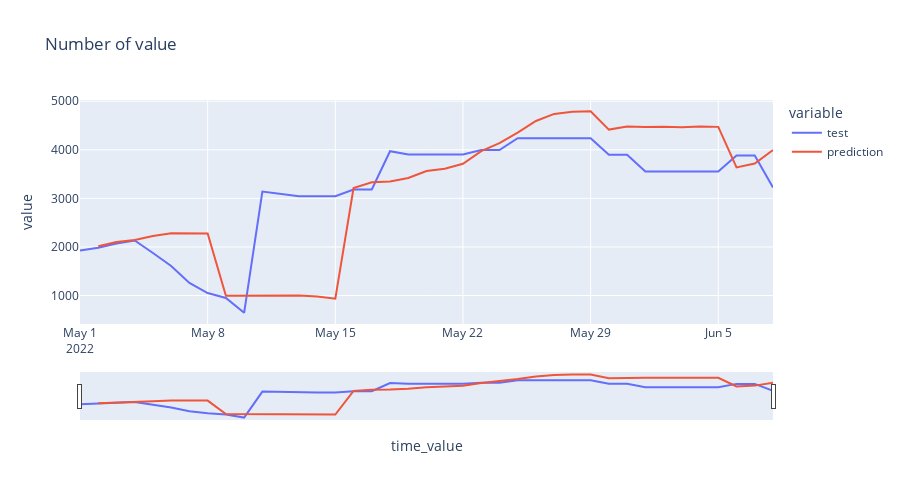

Notebook source saved alongside this figure:
### Code cell
# Interactive plot of predictions
# ==============================================================================
data_plot = pd.DataFrame({
                'test': data_test['value'],
                'prediction': predictions['pred'],
                 })
data_plot.index.name = 'time_value'

fig = px.line(
    data_frame = data_plot.reset_index(),
    x      = 'time_value',
    y      = data_plot.columns,
    title  = 'Number of value',
    width  = 900,
    height = 500
    )

fig.update_xaxes(rangeslider_visible=True)
fig.show()

### Figure 1 — Plotly figure (JSON) as saved in the notebook; plotly's stock layout.template omitted (floating-point values rounded to 4 significant figures)
{"data": [{"hovertemplate": "variable=test<br>time_value=%{x}<br>value=%{y}<extra></extra>", "legendgroup": "test", "line": {"color": "#636efa", "dash": "solid"}, "mode": "lines", "name": "test", "orientation": "v", "showlegend": true, "type": "scatter", "x": ["2022-05-01T00:00:00", "2022-05-02T00:00:00", "2022-05-03T00:00:00", "2022-05-04T00:00:00", "2022-05-05T00:00:00", "2022-05-06T00:00:00", "2022-05-07T00:00:00", "2022-05-08T00:00:00", "2022-05-09T00:00:00", "2022-05-10T00:00:00", "2022-05-11T00:00:00", "2022-05-12T00:00:00", "2022-05-13T00:00:00", "2022-05-14T00:00:00", "2022-05-15T00:00:00", "2022-05-16T00:00:00", "2022-05-17T00:00:00", "2022-05-18T00:00:00", "2022-05-19T00:00:00", "2022-05-20T00:00:00", "2022-05-21T00:00:00", "2022-05-22T00:00:00", "2022-05-23T00:00:00", "2022-05-24T00:00:00", "2022-05-25T00:00:00", "2022-05-26T00:00:00", "2022-05-27T00:00:00", "2022-05-28T00:00:00", "2022-05-29T00:00:00", "2022-05-30T00:00:00", "2022-05-31T00:00:00", "2022-06-01T00:00:00", "2022-06-02T00:00:00", "2022-06-03T00:00:00", "2022-06-04T00:00:00", "2022-06-05T00:00:00", "2022-06-06T00:00:00", "2022-06-07T00:00:00", "2022-06-08T00:00:00"], "xaxis": "x", "y": [1928, 1984.0, 2069.0, 2133.0, 1874.0, 1609.0, 1258.0, 1051.0, 949, 644.1, 3140.0, 3101.0, 3045.0, 3045.0, 3045.0, 3183.0, 3183.0, 3971.0, 3902.0, 3902.0, 3902.0, 3902.0, 3996.0, 3996.0, 4238.0, 4238.0, 4238.0, 4238.0, 4238.0, 3900.0, 3900.0, 3552.0, 3552.0, 3552.0, 3552.0, 3552.0, 3883.0, 3883.0, 3223.0], "yaxis": "y"}, {"hovertemplate": "variable=prediction<br>time_value=%{x}<br>value=%{y}<extra></extra>", "legendgroup": "prediction", "line": {"color": "#EF553B", "dash": "solid"}, "mode": "lines", "name": "prediction", "orientation": "v", "showlegend": true, "type": "scatter", "x": ["2022-05-01T00:00:00", "2022-05-02T00:00:00", "2022-05-03T00:00:00", "2022-05-04T00:00:00", "2022-05-05T00:00:00", "2022-05-06T00:00:00", "2022-05-07T00:00:00", "2022-05-08T00:00:00", "2022-05-09T00:00:00", "2022-05-10T00:00:00", "2022-05-11T00:00:00", "2022-05-12T00:00:00", "2022-05-13T00:00:00", "2022-05-14T00:00:00", "2022-05-15T00:00:00", "2022-05-16T00:00:00", "2022-05-17T00:00:00", "2022-05-18T00:00:00", "2022-05-19T00:00:00", "2022-05-20T00:00:00", "2022-05-21T00:00:00", "2022-05-22T00:00:00", "2022-05-23T00:00:00", "2022-05-24T00:00:00", "2022-05-25T00:00:00", "2022-05-26T00:00:00", "2022-05-27T00:00:00", "2022-05-28T00:00:00", "2022-05-29T00:00:00", "2022-05-30T00:00:00", "2022-05-31T00:00:00", "2022-06-01T00:00:00", "2022-06-02T00:00:00", "2022-06-03T00:00:00", "2022-06-04T00:00:00", "2022-06-05T00:00:00", "2022-06-06T00:00:00", "2022-06-07T00:00:00", "2022-06-08T00:00:00"], "xaxis": "x", "y": [null, 2016.0, 2101.0, 2143.0, 2225.0, 2282.0, 2280.0, 2278.0, 994.4, 993.6, 1005.0, 992.3, 998.6, 980.3, 934.8, 3212.0, 3330.0, 3349.0, 3419.0, 3562.0, 3609.0, 3713.0, 3973.0, 4137.0, 4355.0, 4592.0, 4739.0, 4785.0, 4794.0, 4416.0, 4478.0, 4467.0, 4475.0, 4463.0, 4478.0, 4472.0, 3638.0, 3716.0, 3993.0], "yaxis": "y"}], "layout": {"height": 500, "legend": {"title": {"text": "variable"}, "tracegroupgap": 0}, "title": {"text": "Number of value"}, "width": 900, "xaxis": {"anchor": "y", "domain": [0, 1], "rangeslider": {"visible": true}, "title": {"text": "time_value"}}, "yaxis": {"anchor": "x", "domain": [0, 1], "title": {"text": "value"}}}}
